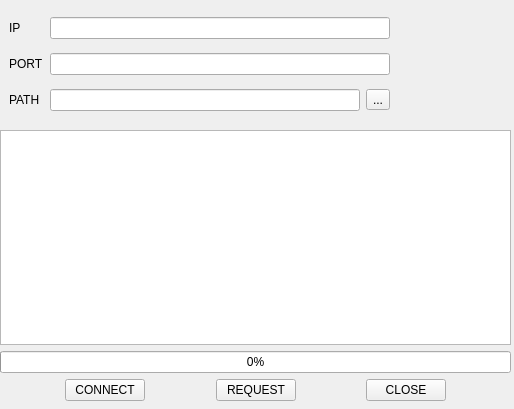
<?xml version="1.0" encoding="UTF-8"?>
<ui version="4.0">
 <class>Client</class>
 <widget class="QWidget" name="Client">
  <property name="geometry">
   <rect>
    <x>0</x>
    <y>0</y>
    <width>514</width>
    <height>409</height>
   </rect>
  </property>
  <property name="windowTitle">
   <string>Form</string>
  </property>
  <widget class="QLabel" name="label_4">
   <property name="geometry">
    <rect>
     <x>400</x>
     <y>20</y>
     <width>101</width>
     <height>91</height>
    </rect>
   </property>
   <property name="text">
    <string/>
   </property>
   <property name="pixmap">
    <pixmap>pic.ico</pixmap>
   </property>
   <property name="scaledContents">
    <bool>true</bool>
   </property>
  </widget>
  <widget class="QWidget" name="">
   <property name="geometry">
    <rect>
     <x>9</x>
     <y>9</y>
     <width>381</width>
     <height>111</height>
    </rect>
   </property>
   <layout class="QGridLayout" name="gridLayout">
    <item row="0" column="0">
     <widget class="QLabel" name="label">
      <property name="text">
       <string>IP</string>
      </property>
     </widget>
    </item>
    <item row="2" column="0">
     <widget class="QLabel" name="label_3">
      <property name="sizePolicy">
       <sizepolicy hsizetype="Fixed" vsizetype="Fixed">
        <horstretch>0</horstretch>
        <verstretch>0</verstretch>
       </sizepolicy>
      </property>
      <property name="text">
       <string>PATH</string>
      </property>
     </widget>
    </item>
    <item row="2" column="1" colspan="2">
     <widget class="QLineEdit" name="editFilePath">
      <property name="readOnly">
       <bool>true</bool>
      </property>
     </widget>
    </item>
    <item row="2" column="3">
     <widget class="QToolButton" name="toolButton">
      <property name="text">
       <string>...</string>
      </property>
     </widget>
    </item>
    <item row="0" column="1" colspan="3">
     <widget class="QLineEdit" name="lineEditIp"/>
    </item>
    <item row="1" column="0">
     <widget class="QLabel" name="label_2">
      <property name="text">
       <string>PORT</string>
      </property>
     </widget>
    </item>
    <item row="1" column="1" colspan="3">
     <widget class="QLineEdit" name="lineEditPort">
      <property name="text">
       <string/>
      </property>
     </widget>
    </item>
   </layout>
  </widget>
  <widget class="QWidget" name="">
   <property name="geometry">
    <rect>
     <x>0</x>
     <y>130</y>
     <width>511</width>
     <height>271</height>
    </rect>
   </property>
   <layout class="QGridLayout" name="gridLayout_2">
    <item row="0" column="0" colspan="7">
     <widget class="QTextEdit" name="textEdit">
      <property name="readOnly">
       <bool>true</bool>
      </property>
     </widget>
    </item>
    <item row="1" column="0" colspan="7">
     <widget class="QProgressBar" name="progressBar">
      <property name="value">
       <number>0</number>
      </property>
     </widget>
    </item>
    <item row="2" column="0">
     <spacer name="horizontalSpacer_2">
      <property name="orientation">
       <enum>Qt::Horizontal</enum>
      </property>
      <property name="sizeHint" stdset="0">
       <size>
        <width>38</width>
        <height>20</height>
       </size>
      </property>
     </spacer>
    </item>
    <item row="2" column="1">
     <widget class="QPushButton" name="pushButton">
      <property name="text">
       <string>CONNECT</string>
      </property>
     </widget>
    </item>
    <item row="2" column="2">
     <spacer name="horizontalSpacer_4">
      <property name="orientation">
       <enum>Qt::Horizontal</enum>
      </property>
      <property name="sizeHint" stdset="0">
       <size>
        <width>40</width>
        <height>20</height>
       </size>
      </property>
     </spacer>
    </item>
    <item row="2" column="3">
     <widget class="QPushButton" name="buttonRequst">
      <property name="text">
       <string>REQUEST</string>
      </property>
     </widget>
    </item>
    <item row="2" column="4">
     <spacer name="horizontalSpacer">
      <property name="orientation">
       <enum>Qt::Horizontal</enum>
      </property>
      <property name="sizeHint" stdset="0">
       <size>
        <width>38</width>
        <height>20</height>
       </size>
      </property>
     </spacer>
    </item>
    <item row="2" column="5">
     <widget class="QPushButton" name="buttonClose">
      <property name="text">
       <string>CLOSE</string>
      </property>
     </widget>
    </item>
    <item row="2" column="6">
     <spacer name="horizontalSpacer_3">
      <property name="orientation">
       <enum>Qt::Horizontal</enum>
      </property>
      <property name="sizeHint" stdset="0">
       <size>
        <width>40</width>
        <height>20</height>
       </size>
      </property>
     </spacer>
    </item>
   </layout>
  </widget>
 </widget>
 <resources/>
 <connections/>
</ui>
